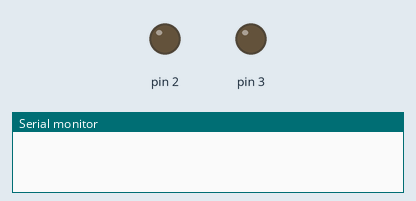
Simulated run of this program. Board: Arduino Mega 2560, built with avr-gcc and run on an emulated ATmega2560. On the bench: output pins drawn as LEDs (lit = HIGH), the last lines printed to the serial monitor.

Above: at 0.1 s.
At 5.1 s:
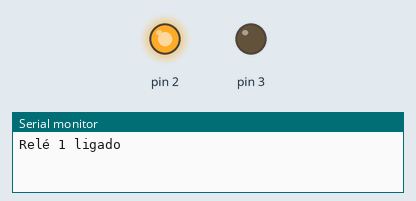
Timing chart, 0 to 6.6 s (numbered marks = the images above):
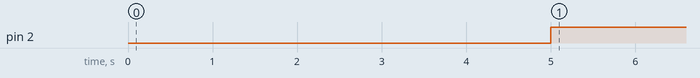

The program:

main.cpp
```cpp
#include <Arduino.h>

typedef struct Temporizador
{
  long tempo_anterior;
  long intervalo;
};

Temporizador temporizador1, temporizador2;

typedef struct Rele
{
    int estado_do_rele;
    int periferico_do_rele;
};

Rele rele1;

void setup()
{
    Serial.begin(9600);
    pinMode(2, OUTPUT);
    pinMode(3, OUTPUT);
    temporizador1.tempo_anterior = 0;
    temporizador1.intervalo = 5000;
    temporizador2.intervalo = 10000;
}

void loop()
{
    if(millis() - temporizador1.tempo_anterior >= temporizador1.intervalo)
    {
        Serial.println("Relé 1 ligado");
        temporizador1.tempo_anterior = millis();
        digitalWrite(2, HIGH);
    }
    if(millis() - temporizador1.tempo_anterior >= temporizador2.intervalo)
    {
        Serial.println("Relé 2 ligado");
        temporizador2.tempo_anterior = millis();
        digitalWrite(3, HIGH);
    }
}
```

Measured:
- by itself, pin 2: LOW → HIGH at 5.0 s
